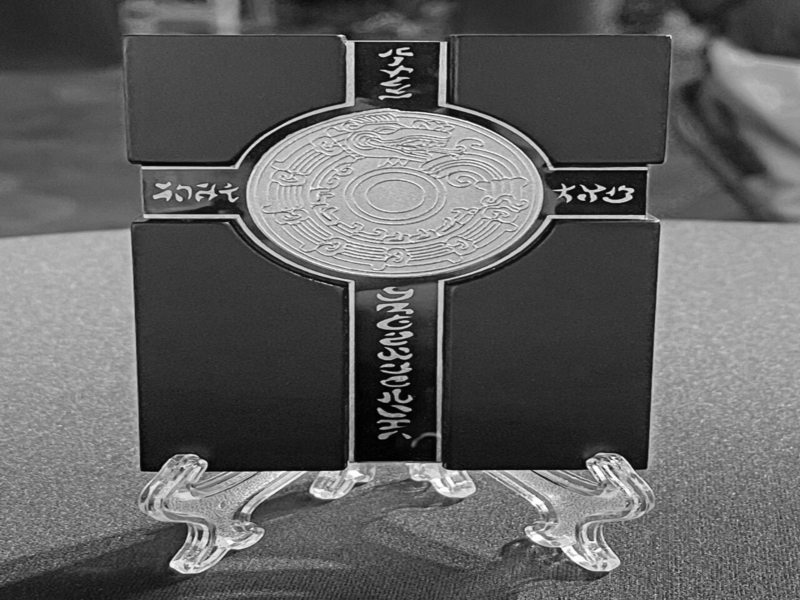
#> input picture HW2/imgs_2022/sample1.png, 800 x 600 px, found by its file name; its folder holds only this picture in this run
$ python hw2_problem2_c.py --input imgs_2022/sample1.png
#> lines starting #> are read from the running program, lines starting #| are printed output that depends on the picture
import os
import argparse
from cv2 import _OutputArray_DEPTH_MASK_ALL_BUT_8S, norm, resize
import numpy as np
import cv2
import matplotlib.pyplot as plt
import copy

def rotate(img, theta):
    output = np.zeros(img.shape)
    for i in range(output.shape[0]):
        for j in range(output.shape[1]):
                output[i,j] = 1
def scaling(img, s_x, s_y):
    output = np.zeros(img.shape)
    for i in range(output.shape[0]):
        for j in range(output.shape[1]):
            try:
                p, q = (i-img.shape[0]-0.5)/s_y + img.shape[0] + 0.5, (j-0.5)/s_x + 0.5
                if p>=0 and q>=0:

                    a, b = p - np.floor(p), q - np.floor(q)
                    output[i, j] = (1-a)*(1-b)*img[int(np.floor(p)),int(np.floor(q))] + (1-a)*(b)*img[int(np.floor(p)),int(np.floor(q))+1] \
                        +  (a)*(1-b)*img[int(np.floor(p))+1,int(np.floor(q))] + (a)*(b)*img[int(np.floor(p))+1,int(np.floor(q))+1]
            except:
                pass
    return output


def translate(img, t_x, t_y):
    output = np.zeros(img.shape)
    for i in range(output.shape[0]):
        for j in range(output.shape[1]):
            try:
                p, q = i+t_y, j-t_x
                a, b = p - np.floor(p), q - np.floor(q)
                output[i, j] = (1-a)*(1-b)*img[int(np.floor(p)),int(np.floor(q))] + (1-a)*(b)*img[int(np.floor(p)),int(np.floor(q))+1] \
                    +  (a)*(1-b)*img[int(np.floor(p))+1,int(np.floor(q))] + (a)*(b)*img[int(np.floor(p))+1,int(np.floor(q))+1]
            except:
                pass
    return output


def main(opt):
    file_path = os.path.dirname(os.path.abspath(__file__))
    img_sample3 = cv2.imread(os.path.join(file_path, 'imgs_2022', opt.input), cv2.IMREAD_GRAYSCALE)
#> img_sample3 is the input picture: shape (600, 800); min 0, max 254, mean 97.1
    result8 = np.zeros(img_sample3.shape)
    for i in range(result8.shape[0]):
        for j in range(result8.shape[1]):
            try:

                result8[i,j] = img_sample3[i-int(30*np.sin((j+35)*2*np.pi/150)),j+int(30*np.sin((i+30)*2*np.pi/150))]
            except:
                pass
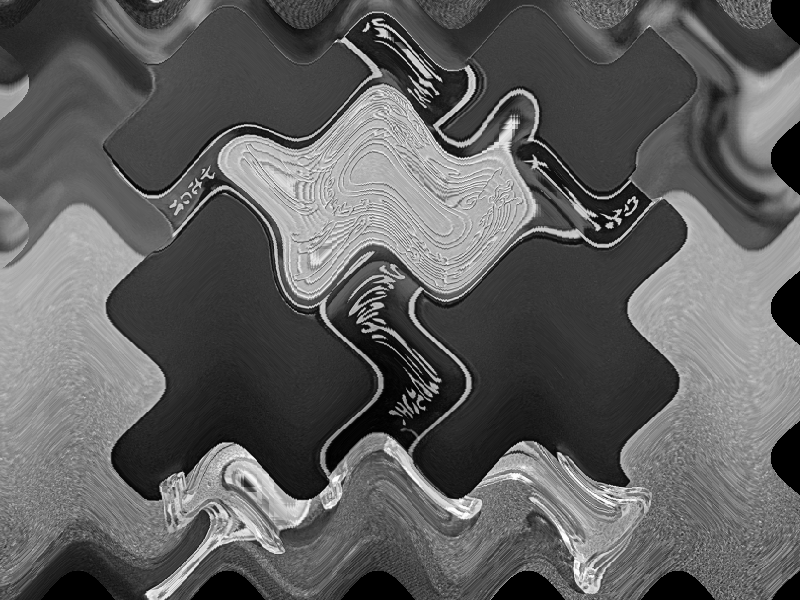
#> result8: shape (600, 800) float64; min 0, max 254, mean 95.1
    # [28 lines of commented-out code are left out]
    cv2.imwrite(os.path.join(file_path, opt.output1), result8)


if __name__ == "__main__":
    parser = argparse.ArgumentParser()
    parser.add_argument('--input', default='sample5.png', help='input image')
    parser.add_argument('--output1', default='result8.png', help='output image')
    opt = parser.parse_args()

    main(opt)

$ run again, on HW2/imgs_2022/sample2.png
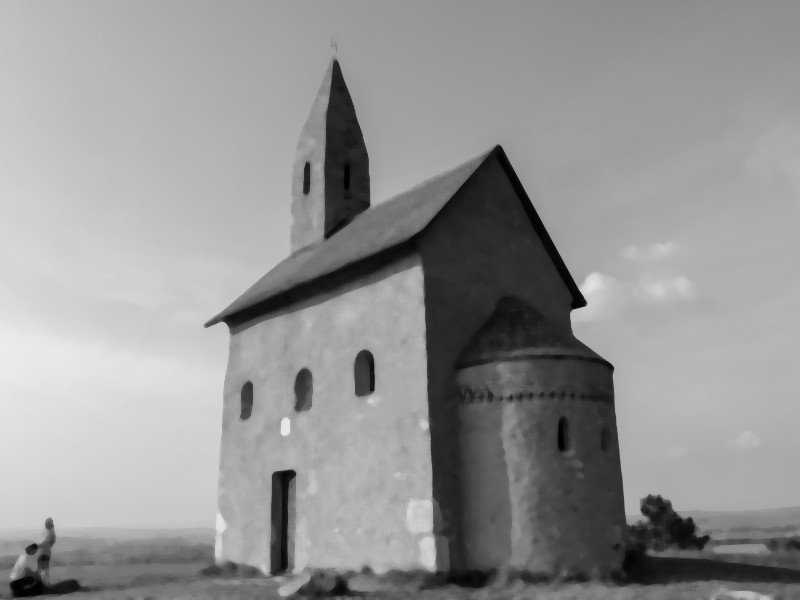
#> input picture HW2/imgs_2022/sample2.png, 800 x 600 px, found by its file name
#> in main, img_sample3 is the input picture: shape (600, 800); min 1, max 235, mean 148.5
#> after the loop in main, `for i in range(result8.shape[0]):`:
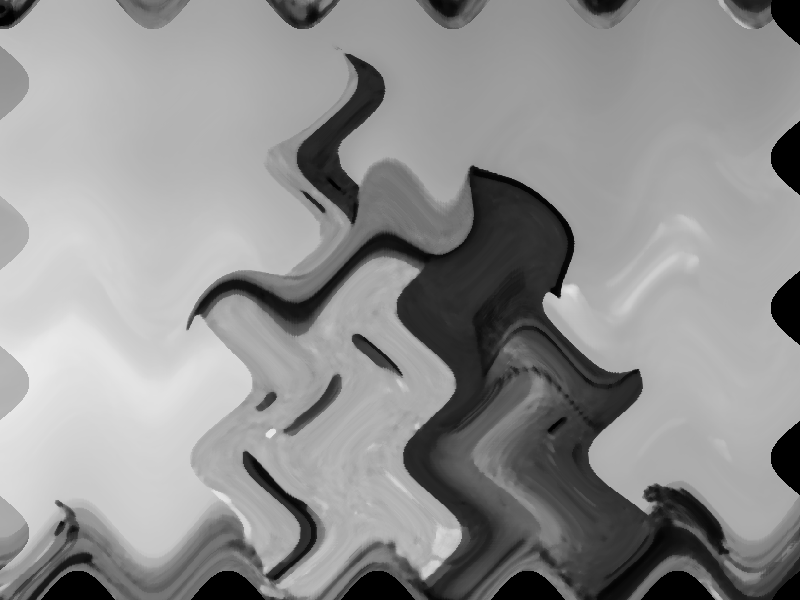
#> result8: shape (600, 800) float64; min 0, max 235, mean 144.2

$ run again, on HW2/imgs_2022/sample3.png
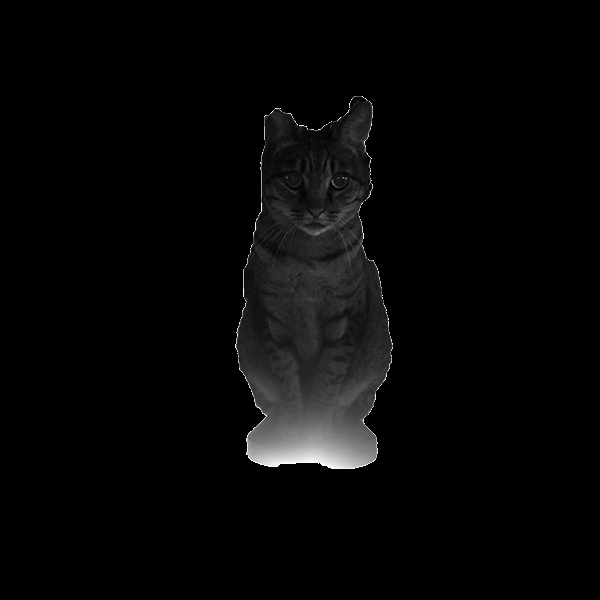
#> input picture HW2/imgs_2022/sample3.png, 600 x 600 px, found by its file name
#> in main, img_sample3 is the input picture: shape (600, 600); min 0, max 254, mean 6.6
#> after the loop in main, `for i in range(result8.shape[0]):`:
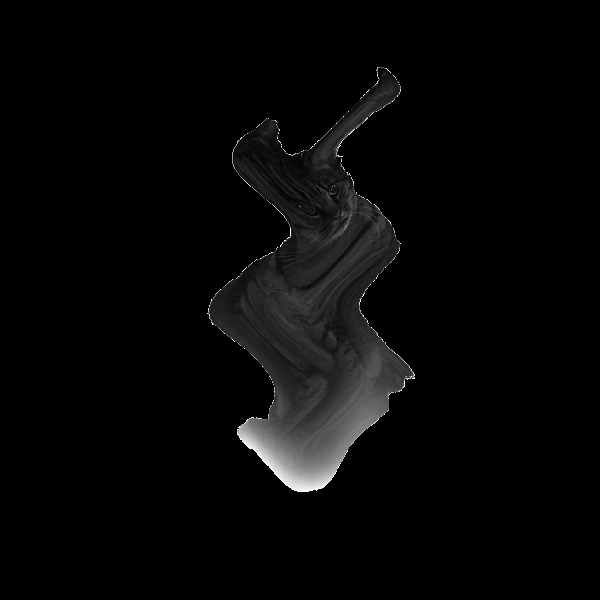
#> result8: shape (600, 600) float64; min 0, max 254, mean 6.7

$ run again, on HW2/imgs_2022/sample5.png
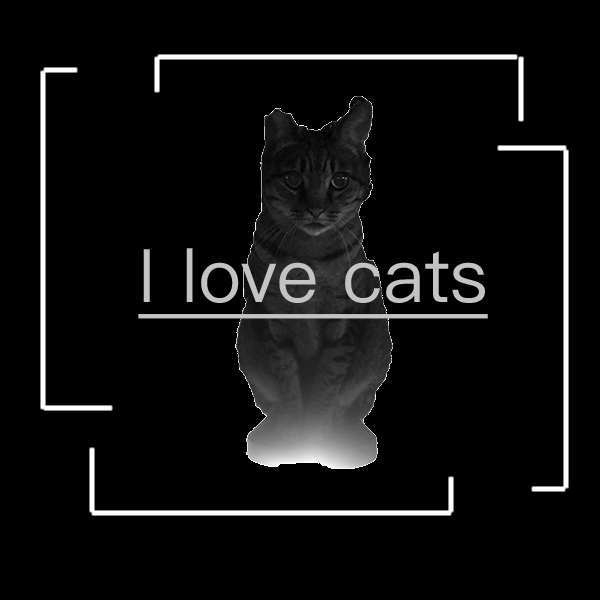
#> input picture HW2/imgs_2022/sample5.png, 600 x 600 px
#> in main, img_sample3 is the input picture: shape (600, 600); min 0, max 255, mean 16.1
#> after the loop in main, `for i in range(result8.shape[0]):`:
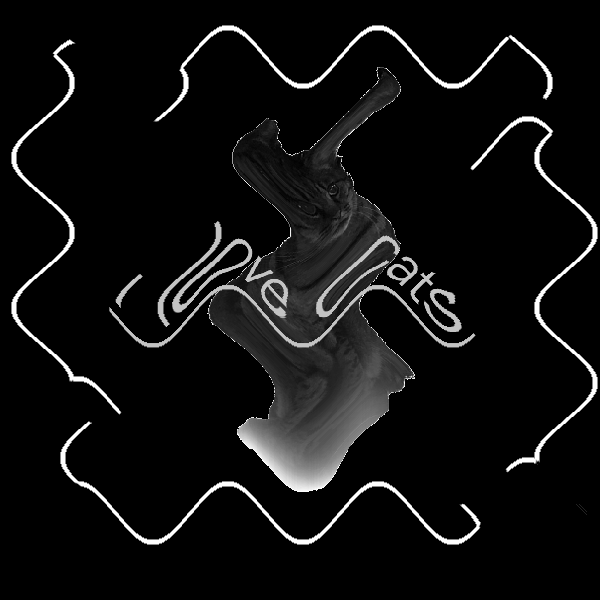
#> result8: shape (600, 600) float64; min 0, max 255, mean 15.9
